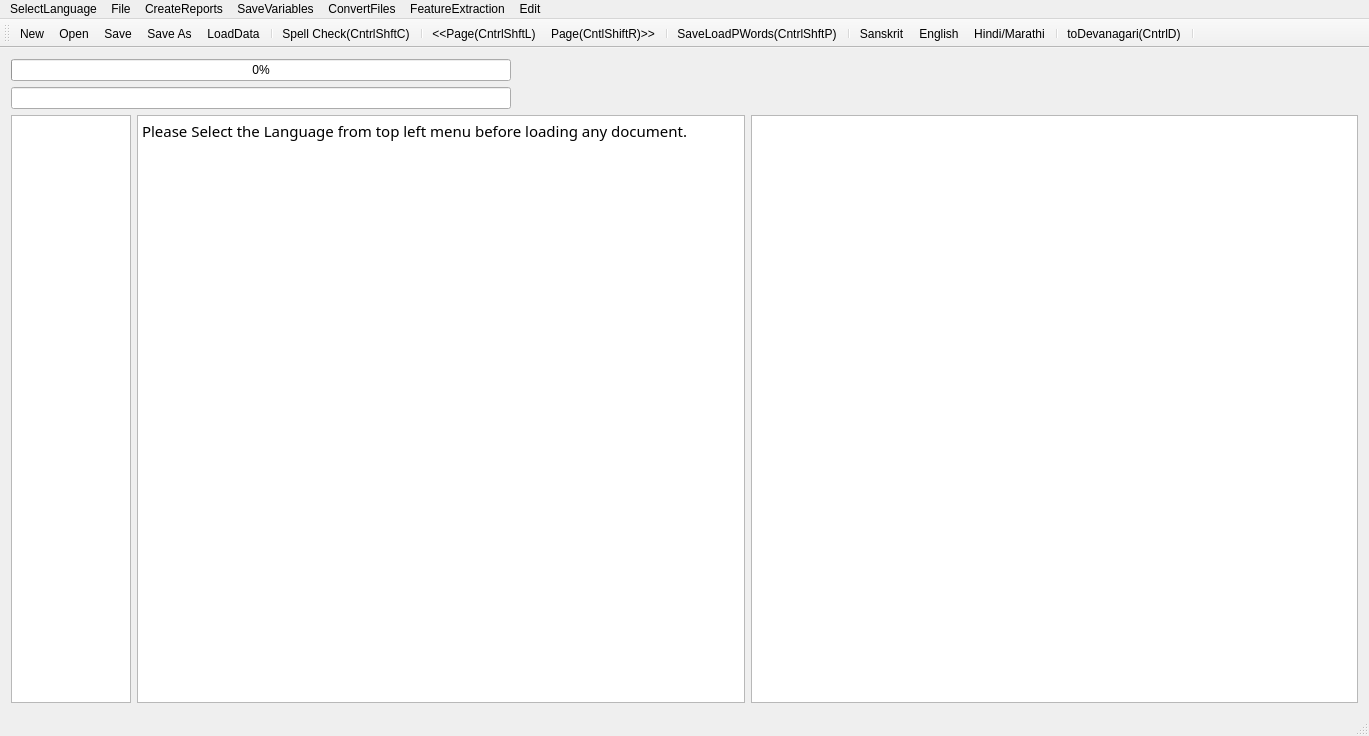
<?xml version="1.0" encoding="UTF-8"?>
<ui version="4.0">
 <class>MainWindow</class>
 <widget class="QMainWindow" name="MainWindow">
  <property name="geometry">
   <rect>
    <x>0</x>
    <y>0</y>
    <width>1369</width>
    <height>736</height>
   </rect>
  </property>
  <property name="mouseTracking">
   <bool>true</bool>
  </property>
  <property name="windowTitle">
   <string>MainWindow</string>
  </property>
  <widget class="QWidget" name="centralWidget">
   <layout class="QVBoxLayout" name="verticalLayout">
    <item>
     <widget class="QProgressBar" name="progressBar">
      <property name="maximumSize">
       <size>
        <width>500</width>
        <height>16777215</height>
       </size>
      </property>
      <property name="value">
       <number>0</number>
      </property>
      <property name="alignment">
       <set>Qt::AlignRight|Qt::AlignTrailing|Qt::AlignVCenter</set>
      </property>
     </widget>
    </item>
    <item>
     <widget class="QLineEdit" name="lineEdit">
      <property name="maximumSize">
       <size>
        <width>500</width>
        <height>16777215</height>
       </size>
      </property>
     </widget>
    </item>
    <item>
     <layout class="QHBoxLayout" name="horizontalLayout">
      <item>
       <widget class="QTextEdit" name="textEdit">
        <property name="maximumSize">
         <size>
          <width>120</width>
          <height>16777215</height>
         </size>
        </property>
        <property name="font">
         <font>
          <family>FreeSans</family>
          <italic>true</italic>
         </font>
        </property>
        <property name="sizeAdjustPolicy">
         <enum>QAbstractScrollArea::AdjustToContents</enum>
        </property>
        <property name="readOnly">
         <bool>true</bool>
        </property>
       </widget>
      </item>
      <item>
       <widget class="QTextBrowser" name="textBrowser">
        <property name="font">
         <font>
          <family>Shobhika</family>
          <pointsize>16</pointsize>
          <italic>false</italic>
         </font>
        </property>
        <property name="mouseTracking">
         <bool>true</bool>
        </property>
        <property name="sizeAdjustPolicy">
         <enum>QAbstractScrollArea::AdjustToContents</enum>
        </property>
        <property name="undoRedoEnabled">
         <bool>true</bool>
        </property>
        <property name="readOnly">
         <bool>false</bool>
        </property>
        <property name="html">
         <string>&lt;!DOCTYPE HTML PUBLIC &quot;-//W3C//DTD HTML 4.0//EN&quot; &quot;http://www.w3.org/TR/REC-html40/strict.dtd&quot;&gt;
&lt;html&gt;&lt;head&gt;&lt;meta name=&quot;qrichtext&quot; content=&quot;1&quot; /&gt;&lt;meta charset=&quot;utf-8&quot; /&gt;&lt;style type=&quot;text/css&quot;&gt;
p, li { white-space: pre-wrap; }
hr { height: 1px; border-width: 0; }
li.unchecked::marker { content: &quot;\2610&quot;; }
li.checked::marker { content: &quot;\2612&quot;; }
&lt;/style&gt;&lt;/head&gt;&lt;body style=&quot; font-family:'Shobhika'; font-size:16pt; font-weight:400; font-style:normal;&quot;&gt;
&lt;p style=&quot; margin-top:0px; margin-bottom:0px; margin-left:0px; margin-right:0px; -qt-block-indent:0; text-indent:0px;&quot;&gt;&lt;span style=&quot; font-family:'Ubuntu'; font-size:11pt;&quot;&gt;Please Select the Language from top left menu before loading any document.&lt;/span&gt;&lt;/p&gt;&lt;/body&gt;&lt;/html&gt;</string>
        </property>
        <property name="acceptRichText">
         <bool>true</bool>
        </property>
        <property name="textInteractionFlags">
         <set>Qt::LinksAccessibleByKeyboard|Qt::LinksAccessibleByMouse|Qt::TextBrowserInteraction|Qt::TextEditable|Qt::TextEditorInteraction|Qt::TextSelectableByKeyboard|Qt::TextSelectableByMouse</set>
        </property>
       </widget>
      </item>
      <item>
       <widget class="QGraphicsView" name="graphicsView">
        <property name="sizeAdjustPolicy">
         <enum>QAbstractScrollArea::AdjustIgnored</enum>
        </property>
        <property name="alignment">
         <set>Qt::AlignCenter</set>
        </property>
        <property name="dragMode">
         <enum>QGraphicsView::ScrollHandDrag</enum>
        </property>
        <property name="transformationAnchor">
         <enum>QGraphicsView::AnchorViewCenter</enum>
        </property>
        <property name="resizeAnchor">
         <enum>QGraphicsView::AnchorViewCenter</enum>
        </property>
       </widget>
      </item>
     </layout>
    </item>
   </layout>
   <zorder>lineEdit</zorder>
   <zorder>progressBar</zorder>
  </widget>
  <widget class="QMenuBar" name="menuBar">
   <property name="geometry">
    <rect>
     <x>0</x>
     <y>0</y>
     <width>1369</width>
     <height>21</height>
    </rect>
   </property>
   <widget class="QMenu" name="menuOCR_Correction_Window">
    <property name="title">
     <string>File</string>
    </property>
    <addaction name="actionNew"/>
    <addaction name="actionOpen"/>
    <addaction name="actionSave"/>
    <addaction name="actionSave_As"/>
    <addaction name="actionSpell_Check"/>
    <addaction name="actionLoad_Next_Page"/>
    <addaction name="actionLoad_Prev_Page"/>
    <addaction name="separator"/>
    <addaction name="actionLoadGDocPage"/>
    <addaction name="actionToDevanagari"/>
    <addaction name="actionLoadData"/>
    <addaction name="actionLoadDict"/>
    <addaction name="actionLoadOCRWords"/>
    <addaction name="actionLoadDomain"/>
    <addaction name="actionLoadSubPS"/>
    <addaction name="actionLoadConfusions"/>
    <addaction name="actionSugg"/>
    <addaction name="actionToSlp1"/>
   </widget>
   <widget class="QMenu" name="menuCreateReports">
    <property name="title">
     <string>CreateReports</string>
    </property>
    <addaction name="actionCreateBest2OCR"/>
    <addaction name="actionCreateSuggestionLog"/>
    <addaction name="actionCreateSuggestionLogNearestPriority"/>
    <addaction name="actionErrorDetectionRep"/>
    <addaction name="actionErrorDetectWithoutAdaptation"/>
    <addaction name="actionErrorDetectionRepUniq"/>
   </widget>
   <widget class="QMenu" name="menuSaveVariables">
    <property name="title">
     <string>SaveVariables</string>
    </property>
    <addaction name="actionCPair"/>
    <addaction name="actionPrimarySecOCRPair"/>
    <addaction name="actionCPairIEROcrVsCorrect"/>
    <addaction name="actionCPairGEROcrVsCorrect"/>
   </widget>
   <widget class="QMenu" name="menuConvertFiles">
    <property name="title">
     <string>ConvertFiles</string>
    </property>
    <addaction name="actionToSlp1_2"/>
    <addaction name="actionToDev"/>
    <addaction name="actionExtractDev"/>
    <addaction name="actionEditDistRep"/>
    <addaction name="actionConfusionFreqHist"/>
    <addaction name="actionFilterOutGT50EditDisPairs"/>
   </widget>
   <widget class="QMenu" name="menuFeatureExtraction">
    <property name="title">
     <string>FeatureExtraction</string>
    </property>
    <addaction name="actionPrepareFeatures"/>
   </widget>
   <widget class="QMenu" name="menuSelectLanguage">
    <property name="title">
     <string>SelectLanguage</string>
    </property>
    <addaction name="actionSanskrit"/>
    <addaction name="actionHindi"/>
    <addaction name="actionEnglish"/>
   </widget>
   <widget class="QMenu" name="menuEdit">
    <property name="title">
     <string>Edit</string>
    </property>
    <addaction name="actionBold"/>
    <addaction name="actionUnbold"/>
    <addaction name="actionSubscript"/>
    <addaction name="actionSuerscript"/>
   </widget>
   <addaction name="menuSelectLanguage"/>
   <addaction name="menuOCR_Correction_Window"/>
   <addaction name="menuCreateReports"/>
   <addaction name="menuSaveVariables"/>
   <addaction name="menuConvertFiles"/>
   <addaction name="menuFeatureExtraction"/>
   <addaction name="menuEdit"/>
  </widget>
  <widget class="QToolBar" name="mainToolBar">
   <attribute name="toolBarArea">
    <enum>TopToolBarArea</enum>
   </attribute>
   <attribute name="toolBarBreak">
    <bool>false</bool>
   </attribute>
   <addaction name="actionNew"/>
   <addaction name="actionOpen"/>
   <addaction name="actionSave"/>
   <addaction name="actionSave_As"/>
   <addaction name="actionLoadData"/>
   <addaction name="separator"/>
   <addaction name="actionSpell_Check"/>
   <addaction name="separator"/>
   <addaction name="actionLoad_Prev_Page"/>
   <addaction name="actionLoad_Next_Page"/>
   <addaction name="separator"/>
   <addaction name="actionLoadGDocPage"/>
   <addaction name="separator"/>
   <addaction name="actionSanskrit"/>
   <addaction name="actionEnglish"/>
   <addaction name="actionHindi"/>
   <addaction name="separator"/>
   <addaction name="actionToDevanagari"/>
   <addaction name="separator"/>
  </widget>
  <widget class="QStatusBar" name="statusBar"/>
  <action name="actionOpen">
   <property name="icon">
    <iconset resource="AppResources.qrc">
     <normaloff>:/Images/open.png</normaloff>:/Images/open.png</iconset>
   </property>
   <property name="text">
    <string>Open</string>
   </property>
   <property name="shortcut">
    <string>Ctrl+O</string>
   </property>
  </action>
  <action name="actionSave">
   <property name="icon">
    <iconset resource="AppResources.qrc">
     <normaloff>:/Images/save.png</normaloff>:/Images/save.png</iconset>
   </property>
   <property name="text">
    <string>Save</string>
   </property>
   <property name="shortcut">
    <string>Ctrl+S</string>
   </property>
  </action>
  <action name="actionSave_As">
   <property name="icon">
    <iconset resource="AppResources.qrc">
     <normaloff>:/Images/save-as.png</normaloff>:/Images/save-as.png</iconset>
   </property>
   <property name="text">
    <string>Save As</string>
   </property>
   <property name="shortcut">
    <string>Ctrl+Shift+S</string>
   </property>
  </action>
  <action name="actionNew">
   <property name="icon">
    <iconset resource="AppResources.qrc">
     <normaloff>:/Images/New.png</normaloff>:/Images/New.png</iconset>
   </property>
   <property name="text">
    <string>New</string>
   </property>
   <property name="shortcut">
    <string>Ctrl+N</string>
   </property>
  </action>
  <action name="actionSpell_Check">
   <property name="text">
    <string>Spell Check(CntrlShftC)</string>
   </property>
   <property name="shortcut">
    <string>Ctrl+Shift+C</string>
   </property>
  </action>
  <action name="actionLoad_Next_Page">
   <property name="text">
    <string>Page(CntlShiftR)&gt;&gt;</string>
   </property>
   <property name="toolTip">
    <string>Page(CntlShiftR)&gt;&gt;</string>
   </property>
   <property name="shortcut">
    <string>Ctrl+Shift+R</string>
   </property>
  </action>
  <action name="actionLoad_Prev_Page">
   <property name="text">
    <string>&lt;&lt;Page(CntrlShftL)</string>
   </property>
   <property name="toolTip">
    <string>&lt;&lt;Page(CntrlShftL)</string>
   </property>
   <property name="shortcut">
    <string>Ctrl+Shift+L</string>
   </property>
  </action>
  <action name="actionLoadGDocPage">
   <property name="text">
    <string>Save&amp;LoadPWords(CntrlShftP)</string>
   </property>
   <property name="shortcut">
    <string>Ctrl+Shift+P</string>
   </property>
  </action>
  <action name="actionToDevanagari">
   <property name="text">
    <string>toDevanagari(CntrlD)</string>
   </property>
   <property name="shortcut">
    <string>Ctrl+D</string>
   </property>
  </action>
  <action name="actionLoadData">
   <property name="text">
    <string>LoadData</string>
   </property>
  </action>
  <action name="actionLoadDict">
   <property name="text">
    <string>LoadDict</string>
   </property>
  </action>
  <action name="actionLoadOCRWords">
   <property name="text">
    <string>LoadOCRWords</string>
   </property>
  </action>
  <action name="actionLoadDomain">
   <property name="text">
    <string>LoadDomain</string>
   </property>
  </action>
  <action name="actionLoadSubPS">
   <property name="text">
    <string>LoadSubPS</string>
   </property>
  </action>
  <action name="actionLoadConfusions">
   <property name="text">
    <string>LoadConfusions</string>
   </property>
  </action>
  <action name="actionSugg">
   <property name="text">
    <string>sugg</string>
   </property>
   <property name="shortcut">
    <string>Menu</string>
   </property>
  </action>
  <action name="actionCreateBest2OCR">
   <property name="text">
    <string>CreateBest2OCR</string>
   </property>
  </action>
  <action name="actionToSlp1">
   <property name="text">
    <string>toSlp1</string>
   </property>
   <property name="shortcut">
    <string>Ctrl+G</string>
   </property>
  </action>
  <action name="actionCreateSuggestionLog">
   <property name="text">
    <string>CreateSuggestionLog</string>
   </property>
  </action>
  <action name="actionCreateSuggestionLogNearestPriority">
   <property name="text">
    <string>CreateSuggestionLogNearestPriority</string>
   </property>
  </action>
  <action name="actionErrorDetectionRep">
   <property name="text">
    <string>ErrorDetectionRep</string>
   </property>
  </action>
  <action name="actionErrorDetectWithoutAdaptation">
   <property name="text">
    <string>ErrorDetectWithoutAdaptation</string>
   </property>
  </action>
  <action name="actionCPair">
   <property name="text">
    <string>CPair</string>
   </property>
  </action>
  <action name="actionToSlp1_2">
   <property name="text">
    <string>toSlp1</string>
   </property>
  </action>
  <action name="actionToDev">
   <property name="text">
    <string>toDev</string>
   </property>
  </action>
  <action name="actionExtractDev">
   <property name="text">
    <string>ExtractDevWords</string>
   </property>
   <property name="toolTip">
    <string>ExtractDevWords</string>
   </property>
  </action>
  <action name="actionPrimarySecOCRPair">
   <property name="text">
    <string>PrimarySecOCRPairs</string>
   </property>
  </action>
  <action name="actionCPairIEROcrVsCorrect">
   <property name="text">
    <string>CPairIEROcrVsCorrect</string>
   </property>
  </action>
  <action name="actionEditDistRep">
   <property name="text">
    <string>EditDistRep</string>
   </property>
  </action>
  <action name="actionConfusionFreqHist">
   <property name="text">
    <string>ConfusionFreqHist</string>
   </property>
  </action>
  <action name="actionCPairGEROcrVsCorrect">
   <property name="text">
    <string>CPairGEROcrVsCorrect</string>
   </property>
  </action>
  <action name="actionFilterOutGT50EditDisPairs">
   <property name="text">
    <string>FilterOutGT50EditDisPairs</string>
   </property>
  </action>
  <action name="actionPrepareFeatures">
   <property name="text">
    <string>PrepareFeatures</string>
   </property>
  </action>
  <action name="actionErrorDetectionRepUniq">
   <property name="text">
    <string>ErrorSuggRepUniq</string>
   </property>
  </action>
  <action name="actionSanskrit">
   <property name="text">
    <string>Sanskrit</string>
   </property>
  </action>
  <action name="actionHindi">
   <property name="text">
    <string>Hindi/Marathi</string>
   </property>
  </action>
  <action name="actionEnglish">
   <property name="text">
    <string>English</string>
   </property>
   <property name="toolTip">
    <string>English</string>
   </property>
  </action>
  <action name="actionBold">
   <property name="text">
    <string>Bold</string>
   </property>
  </action>
  <action name="actionUnbold">
   <property name="text">
    <string>Unbold</string>
   </property>
  </action>
  <action name="actionSubscript">
   <property name="text">
    <string>Subscript</string>
   </property>
  </action>
  <action name="actionSuerscript">
   <property name="text">
    <string>Suerscript</string>
   </property>
  </action>
 </widget>
 <layoutdefault spacing="6" margin="11"/>
 <tabstops>
  <tabstop>textBrowser</tabstop>
  <tabstop>graphicsView</tabstop>
 </tabstops>
 <resources>
  <include location="AppResources.qrc"/>
 </resources>
 <connections/>
</ui>
